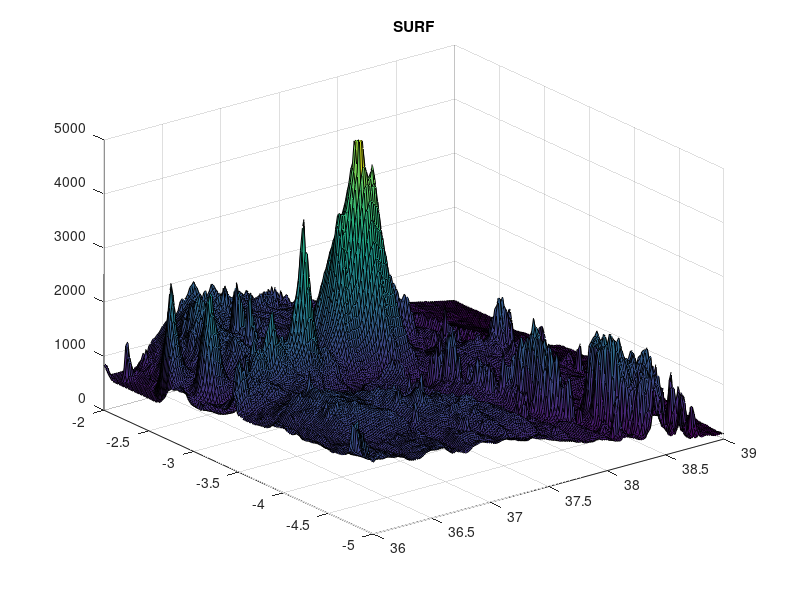
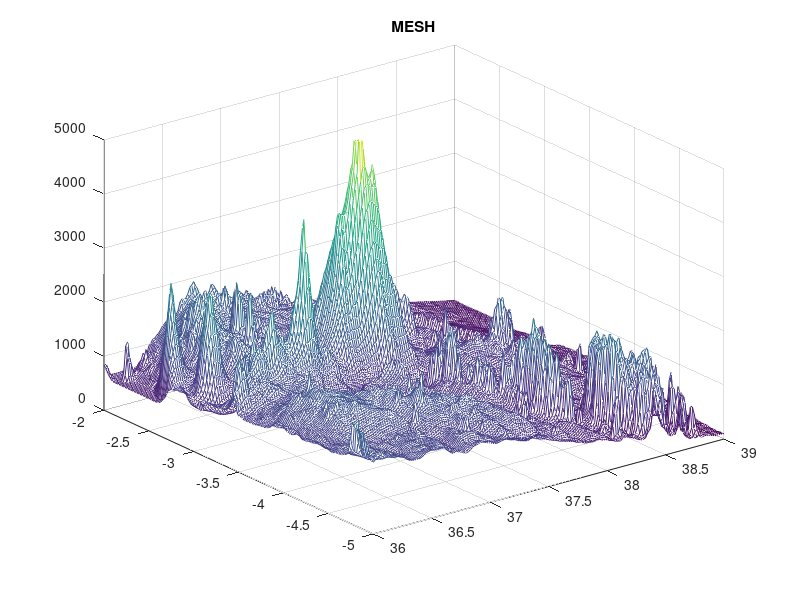
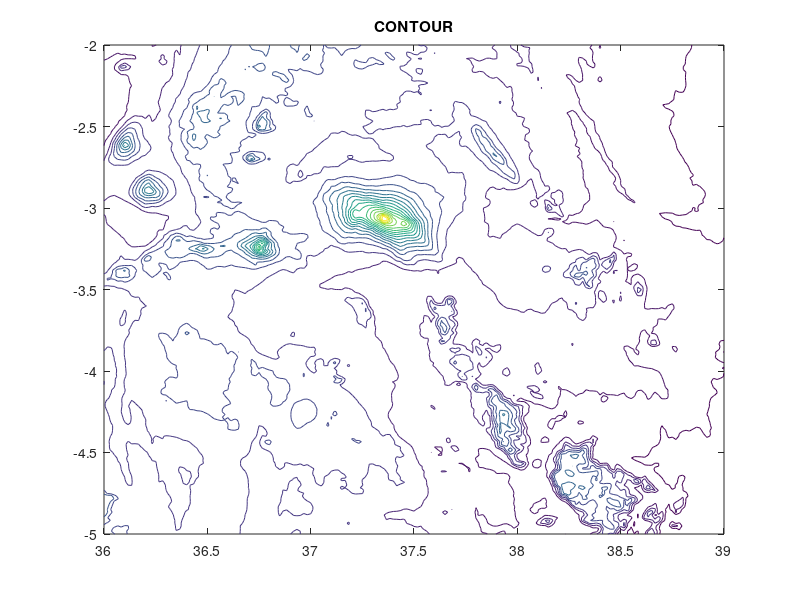
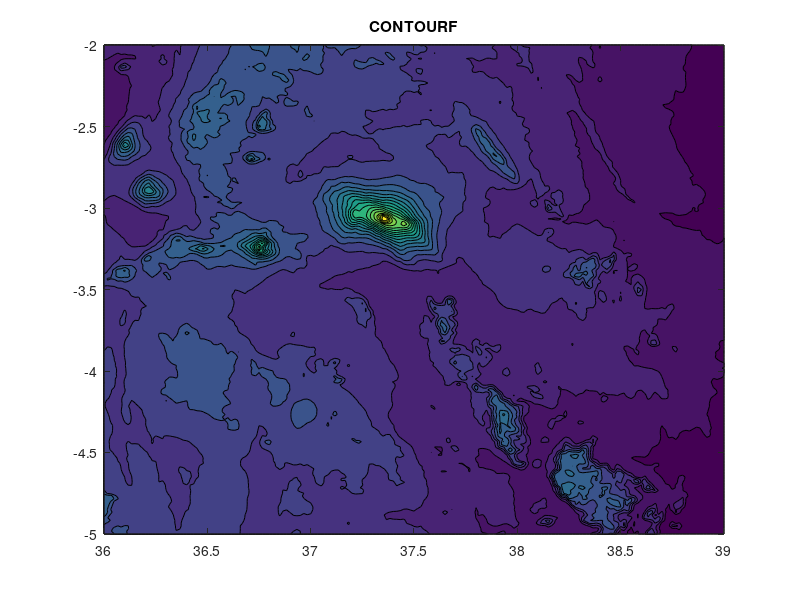

Write the MATLAB code that produced these figures, in order.
%% Solution to _Satellite Terrain Image_ exercise

%% 1. Load the file surfaceData.mat
load surfaceData

%% 2. Display Altitude (vs. Longitude and Latitude) using the following functions:
% a. SURF
figure
surf(Longitude, Latitude, Altitude)
xlim([36 39])
ylim([-5 -2])
zlim([0 5000])
title('SURF')

%% b. MESH
figure
mesh(Longitude, Latitude, Altitude)
xlim([36 39])
ylim([-5 -2])
zlim([0 5000])
title('MESH')

%% c. CONTOUR (with 20 levels)
figure
contour(Longitude, Latitude, Altitude, 20)
title('CONTOUR')

%% d. CONTOURF (with 20 levels)
figure
contourf(Longitude, Latitude, Altitude, 20)
title('CONTOURF')

%% e. CONTOUR3 (with 50 levels)
figure
contour3(Longitude, Latitude, Altitude, 50)
xlim([36 39])
ylim([-5 -2])
zlim([0 5000])
title('CONTOUR3')

%% f. IMAGESC
figure
imagesc(Altitude)
title('IMAGESC')
